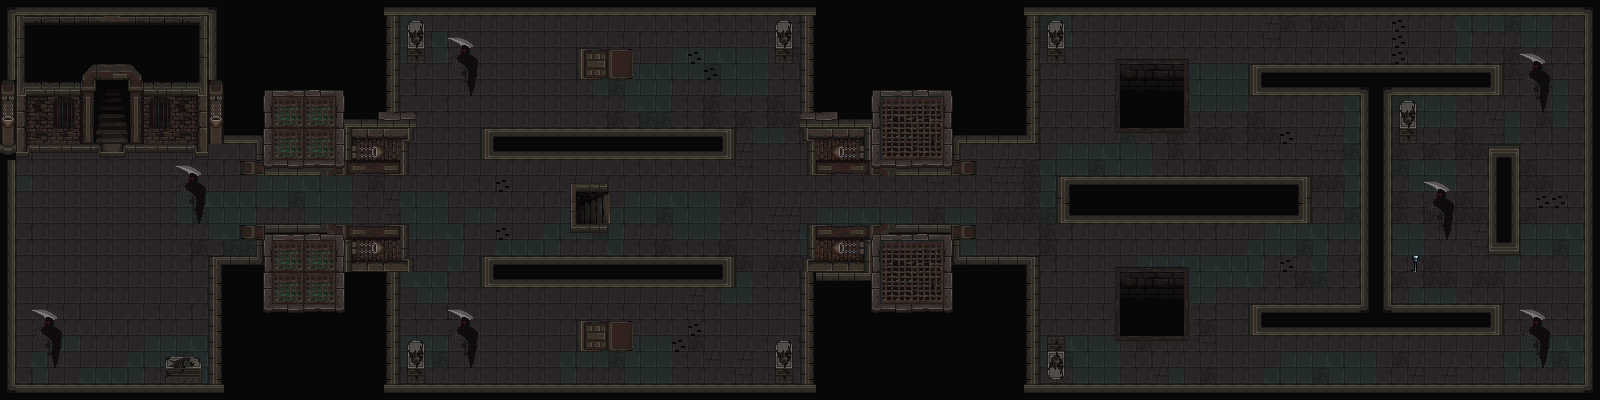

This is a level from a 2D game, rendered from its Tiled map with the project's own tilesets. A one-line summary and the map file follow, with tile-layer data summarised:
An orthogonal 100x25 tile map with 16x16 px tiles, 10 tile layers (Ground, Wall, EntryPoint, DeathPit, ...), 5 tilesets.

<map version="1.10" tiledversion="1.11.2" orientation="orthogonal" renderorder="right-down" width="100" height="25" tilewidth="16" tileheight="16" infinite="0" nextlayerid="12" nextobjectid="1">
 <tileset firstgid="1" source="MoriaSprite.tsx" />
 <tileset firstgid="2561" source="decorations.tsx" />
 <tileset firstgid="2817" source="DynamicEnemy.tsx" />
 <tileset firstgid="3003" source="Key.tsx" />
 <tileset firstgid="3004" source="KnifesTrap.tsx" />
 <layer id="1" name="Ground" width="100" height="25">
  <data>[2500 cells, 2500 non-empty, 15 distinct tile ids]</data>
 </layer>
 <layer id="2" name="Wall" width="100" height="25">
  <data>[2500 cells, 1151 non-empty, 151 distinct tile ids]</data>
 </layer>
 <layer id="8" name="EntryPoint" width="100" height="25">
  <data>[2500 cells, 6 non-empty, 6 distinct tile ids]</data>
 </layer>
 <layer id="6" name="DeathPit" width="100" height="25">
  <data>[2500 cells, 32 non-empty, 16 distinct tile ids]</data>
 </layer>
 <layer id="7" name="Perimeter" width="100" height="25">
  <data>[2500 cells, 40 non-empty, 20 distinct tile ids]</data>
 </layer>
 <layer id="3" name="DecorationOnWalls" width="100" height="25">
  <data>[2500 cells, 162 non-empty, 42 distinct tile ids]</data>
 </layer>
 <layer id="11" name="Knifes" width="100" height="25">
  <data>[2500 cells, 13 non-empty, 1 distinct tile ids]</data>
 </layer>
 <layer id="9" name="Enemy" width="100" height="25">
  <data>[2500 cells, 56 non-empty, 8 distinct tile ids]</data>
 </layer>
 <layer id="10" name="Key" width="100" height="25">
  <data>[2500 cells, 1 non-empty, 1 distinct tile ids]</data>
 </layer>
 <layer id="5" name="Exit" width="100" height="25">
  <data>[2500 cells, 10 non-empty, 10 distinct tile ids]</data>
 </layer>
</map>
